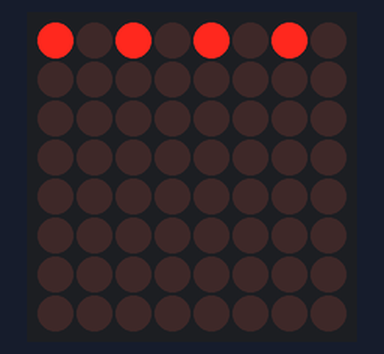
The sketch below on a simulated Arduino Uno, built with avr-gcc and run on an emulated ATmega328P. Parts: 8×8 LED matrix. Wiring (inferred from the names in the program): MAX7219 LED driver (orientation assumed): CS pin 10.

Above: at 0.1 s.

The sketch:

Day15_SPI_Display.ino
```cpp
#include <SPI.h>

#define CS_PIN 10

void sendCommand(byte reg, byte data) {
  digitalWrite(CS_PIN, LOW);
  SPI.transfer(reg);
  SPI.transfer(data);
  digitalWrite(CS_PIN, HIGH);
}

void setup() {
  pinMode(CS_PIN, OUTPUT);
  SPI.begin();

  sendCommand(0x09, 0x00); // no decode
  sendCommand(0x0A, 0x03); // brightness
  sendCommand(0x0B, 0x07); // scan limit
  sendCommand(0x0C, 0x01); // normal mode
}

void loop() {
  sendCommand(0x01, B10101010);
  delay(500);
}
```
